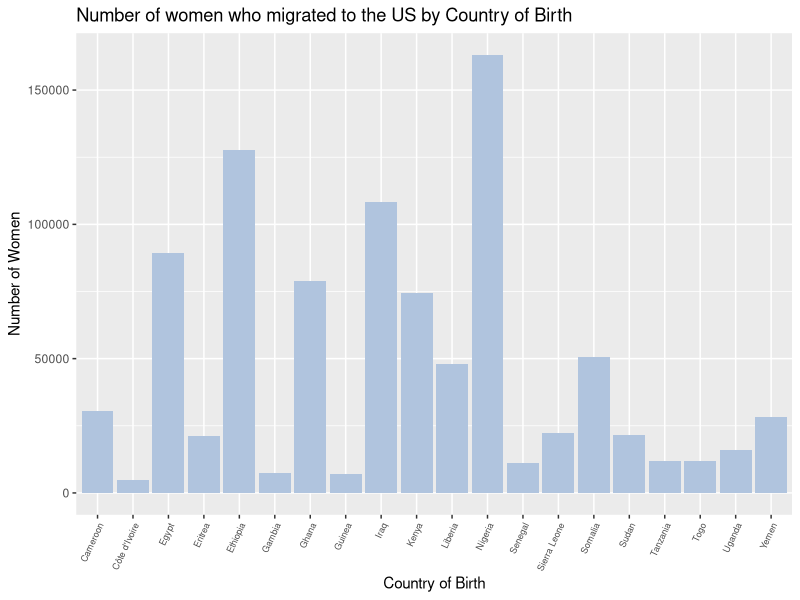
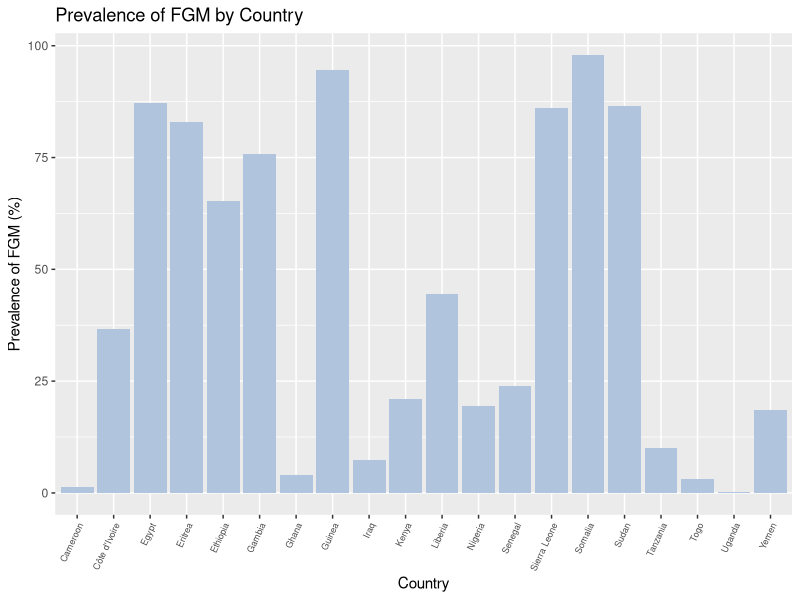
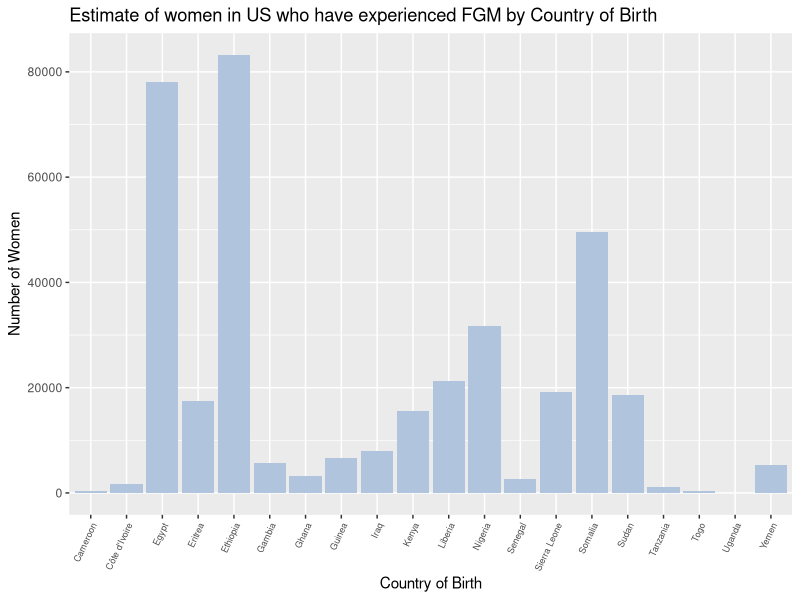

Write the R code that produced these figures, in order.
library(readxl)
library(dplyr)
library(ggplot2)
library(tidyverse)

#Importing ACS data 
pob_acs <- read.csv("BST 260 Project Data.csv")

#Importing FGM Prev data 
fgm_prev <- read_xlsx("FGM-prevalence.xlsx")

#Filtering data set down to countries that practice FGM 
pob_fgm <- pob_acs %>% filter(Place.of.birth %in% c("Yemen",
                                                  "Iraq",
                                                  "Cameroon",
                                                  "Egypt",
                                                  "Ethiopia",
                                                  "Eritrea",
                                                  "Gambia",
                                                  "Ghana",
                                                  "Guinea",
                                                  "Ivory Coast (2017 or later)",
                                                  "Kenya",
                                                  "Liberia",
                                                  "Nigeria",
                                                  "Senegal",
                                                  "Sierra Leone",
                                                  "Somalia",
                                                  "Sudan",
                                                  "Tanzania",
                                                  "Togo",
                                                  "Uganda"))

#Changing the variable names 
pob_fgm <- pob_fgm %>% rename(Country = Place.of.birth)
fgm_prev <- fgm_prev %>% rename("fgm_prevalence" = "FGM prevalence among girls and women (%)")

# Changing the names of countries to match 
pob_fgm$Country <- str_replace_all(pob_fgm$Country, "Ivory Coast \\(2017 or later\\)", "Côte d'Ivoire")
fgm_prev$Country <- str_replace_all(fgm_prev$Country, "United Republic of Tanzania", "Tanzania")

#Join the dataset 
fgm_combined <- inner_join(pob_fgm, fgm_prev, by = c("Country"))

#Remove male and total population columns 
fgm_combined <- fgm_combined[-c(2,3)]

#Estimate the number of women who have experienced FGM in US 
fgm_combined$fgm_estimate <- fgm_combined$Female*(fgm_combined$fgm_prevalence/100)

#Total number of women in the US who are at risk/have experienced FGM 
fgm_combined %>% summarise(sum(fgm_estimate))

#Creating some plots
fgm_combined %>% 
  ggplot() +
  geom_bar(aes(x=Country, y = Female), stat = "identity", fill = "lightsteelblue") + 
  xlab("Country of Birth") + 
  ylab("Number of Women") +
  theme(axis.text.x = element_text(size = 6.5, angle = 65, hjust=1))+
  ggtitle("Number of women who migrated to the US by Country of Birth") 

fgm_combined %>% 
  ggplot() +
  geom_bar(aes(x=Country, y = fgm_prevalence), stat = "identity", fill = "lightsteelblue") + 
  xlab("Country") + 
  ylab("Prevalence of FGM (%)") +
  theme(axis.text.x = element_text(size = 6.5, angle = 65, hjust=1))+
  ggtitle("Prevalence of FGM by Country") 

fgm_combined %>% 
  ggplot() +
  geom_bar(aes(x=Country, y = fgm_estimate), stat = "identity", fill = "lightsteelblue") + 
  xlab("Country of Birth") + 
  ylab("Number of Women") +
  theme(axis.text.x = element_text(size = 6.5, angle = 65, hjust=1))+
  ggtitle("Estimate of women in US who have experienced FGM by Country of Birth") 




